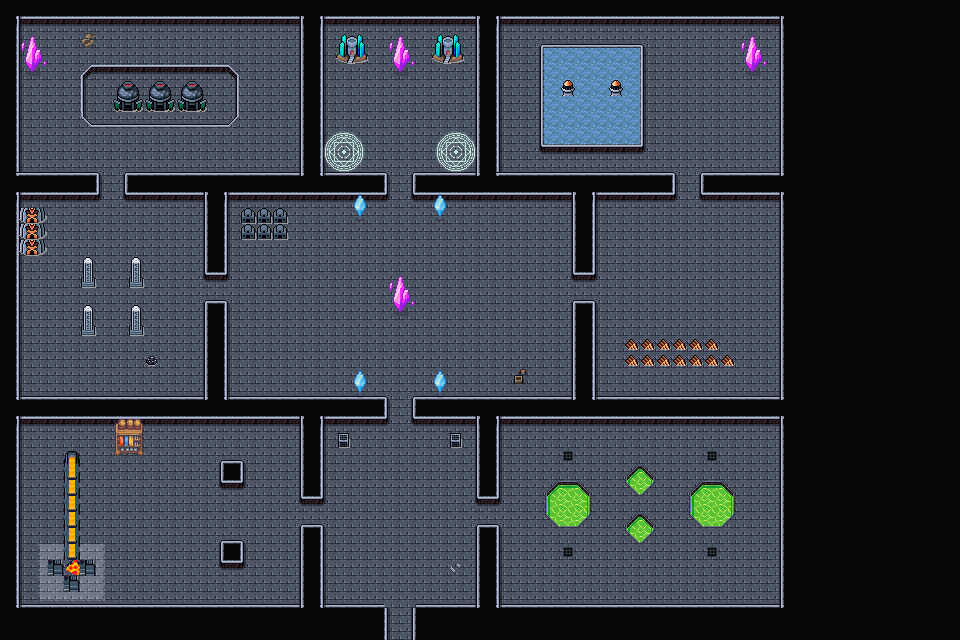

A 2D game scene composited from a Tiled map and its tileset images. What follows is a short description and the map's XML, with each tile layer's data collapsed to a summary:
An orthogonal 60x40 tile map with 16x16 px tiles, 4 tile layers (Collision, Floor and Walls, Walls Supplementary, Clutter), 3 tilesets and 45 objects.

<map version="1.10" tiledversion="1.11.2" orientation="orthogonal" renderorder="right-down" width="60" height="40" tilewidth="16" tileheight="16" infinite="0" nextlayerid="9" nextobjectid="141">
 <editorsettings>
  <export target="wastetown..tmx" format="tmx" />
 </editorsettings>
 <properties>
  <property name="dungeonEffect" value="{&quot;startBattleWithCard&quot;: [ &quot;Chief of the Foundry&quot;, &quot;Ghirapur Orrery&quot; ]}" />
 </properties>
 <tileset firstgid="1" source="../../../../common/maps/tileset/main.tsx" />
 <tileset firstgid="10113" source="../../../../common/maps/tileset/buildings.tsx" />
 <tileset firstgid="11905" source="../../../../common/maps/tileset/dungeon/dungeon_bis.tsx" />
 <layer id="6" name="Collision" width="60" height="40">
  <data>[2400 cells, 140 non-empty, 15 distinct tile ids]</data>
 </layer>
 <layer id="7" name="Floor and Walls" width="60" height="40">
  <data>[2400 cells, 2400 non-empty, 14 distinct tile ids]</data>
 </layer>
 <layer id="8" name="Walls Supplementary" width="60" height="40">
  <data>[2400 cells, 96 non-empty, 19 distinct tile ids]</data>
 </layer>
 <layer id="3" name="Clutter" width="60" height="40">
  <properties>
   <property name="spriteLayer" type="bool" value="true" />
  </properties>
  <data>[2400 cells, 167 non-empty, 56 distinct tile ids]</data>
 </layer>
 <objectgroup id="4" name="Objects">
  <!-- 45 objects omitted --></objectgroup>
</map>
<!-- 45 of 45 objects omitted -->
